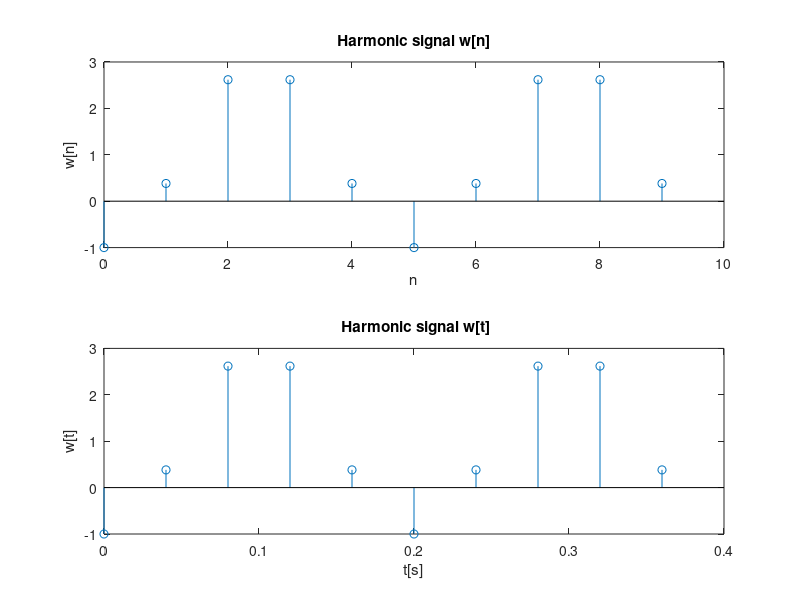
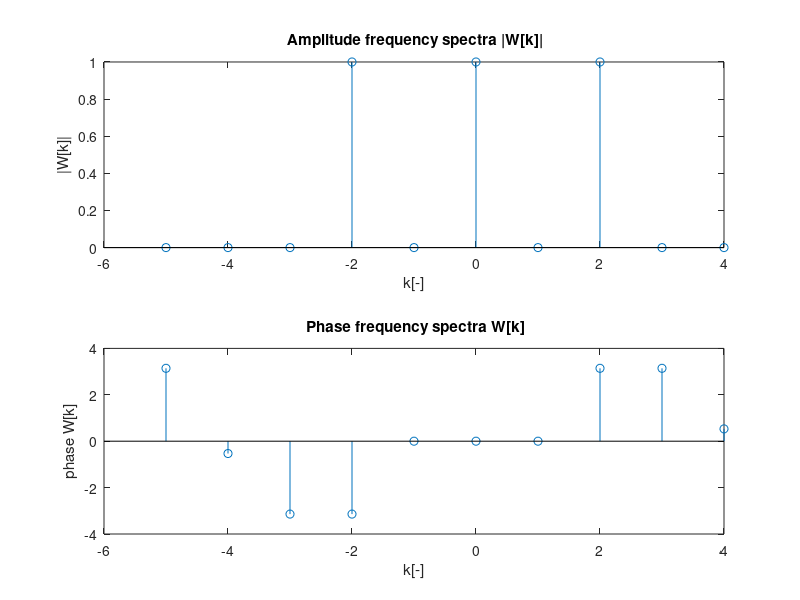
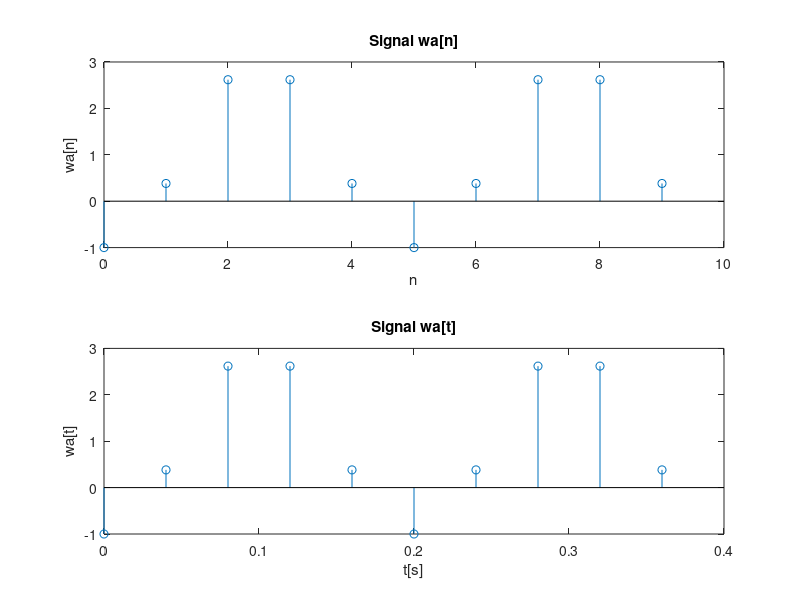
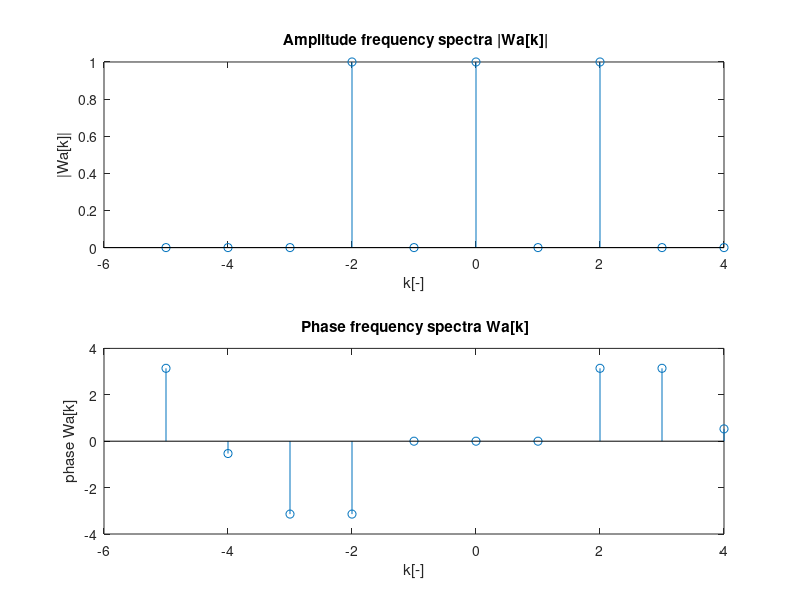

Write the MATLAB code that produced these figures, in order.

clear all;
close all;
clc;

%--------------------------------------------------------------------------
%Example 3_1
%--------------------------------------------------------------------------
clear all;
close all;

%--------------------------------------------------------------------------
%Signal definition w[n]
N=10;            %signal period 
POINT_NUMBER = N; %period numbers
Ts=1/25; %sampling frequency
% Harmonic signal defintion
Wmax = 2;
OMEGA = 10*pi;
phase = -pi;

n=0:1:POINT_NUMBER-1;				%time axe
w=Wmax*cos(OMEGA*n*Ts+phase)+1;		% signal w[n]

%% signal

%Signal graphs w[n]
subplot(2,1,1)
stem(n,w); 
xlabel('n')
ylabel('w[n]')
title('Harmonic signal w[n]')

%Signal graphs w[n]
t1 = Ts.*n;
subplot(2,1,2)
stem(t1,w); 
xlabel('t[s]')
ylabel('w[t]')
title(' Harmonic signal w[t]')




%% fft



W_k1=fft(w);
W_k=fftshift(W_k1);

k = -(POINT_NUMBER/2):1:POINT_NUMBER/2-1;

figure;
subplot(2,1,1)
stem(k,(abs(W_k)/POINT_NUMBER))
xlabel('k[-]')
ylabel('|W[k]|')
title(' Amplitude frequency spectra |W[k]|')

subplot(2,1,2)
stem(k,(atan2(imag(W_k),real(W_k))))
xlabel('k[-]')
ylabel('phase W[k]')
title(' Phase frequency spectra W[k]')



%% window 1

wo = ones(1,POINT_NUMBER);
wa = w.*wo;
figure;
%Signal graphs w[n]
subplot(2,1,1)
stem(n,wa); 
xlabel('n')
ylabel('wa[n]')
title('Signal wa[n]')

%Signal graphs wo[n]
t1 = Ts.*n;
subplot(2,1,2)
stem(t1,wa); 
xlabel('t[s]')
ylabel('wa[t]')
title(['Signal wa[t]'])

%% fft with window 1


wa = w.*wo;


Wa_k1=fft(wa);
Wa_k=fftshift(Wa_k1);

k = -(POINT_NUMBER/2):1:POINT_NUMBER/2-1;

figure;
subplot(2,1,1)
stem(k,(abs(Wa_k)/POINT_NUMBER))
xlabel('k[-]')
ylabel('|Wa[k]|')
title(' Amplitude frequency spectra |Wa[k]|')

subplot(2,1,2)
stem(k,(atan2(imag(Wa_k),real(Wa_k))))
xlabel('k[-]')
ylabel('phase Wa[k]')
title(' Phase frequency spectra Wa[k]')

%% window 2




wo2=1-cos(2*pi*n/(N-1));	


wa2 = w.*wo2;
figure;
%Signal graphs w[n]
subplot(2,1,1)
stem(n,wa2); 
xlabel('n')
ylabel('wa2[n]')
title('Signal wa2[n]')

%Signal graphs wo2[n]
t1 = Ts.*n;
subplot(2,1,2)
stem(t1,wa2); 
xlabel('t[s]')
ylabel('wa2[t]')
title(['Signal wa2[t]'])


%% fft window 2



Wa2_k1=fft(wa2);
Wa2_k=fftshift(Wa2_k1);

k = -(POINT_NUMBER/2):1:POINT_NUMBER/2-1;

figure;
subplot(2,1,1)
stem(k,(abs(Wa2_k)/POINT_NUMBER))
xlabel('k[-]')
ylabel('|Wa2[k]|')
title(' Amplitude frequency spectra |Wa2[k]|')

subplot(2,1,2)
stem(k,(atan2(imag(Wa2_k),real(Wa2_k))))
xlabel('k[-]')
ylabel('phase Wa2[k]')
title(' Phase frequency spectra Wa2[k]')


%% window 3

wo3=1-1.98*cos(2*pi*n/(N-1))+1.29*cos(4*pi*n/(N-1))-0.388*cos(6*pi*n/(N-1))+0.0322*cos(8*pi*n/(N-1));	



wa3 = w.*wo3;
figure;
%Signal graphs w[n]
subplot(2,1,1)
stem(n,wa3); 
xlabel('n')
ylabel('wa3[n]')
title('Signal wa3[n]')

%Signal graphs wo3[n]
t1 = Ts.*n;
subplot(2,1,2)
stem(t1,wa3); 
xlabel('t[s]')
ylabel('wa3[t]')
title(['Signal wa3[t]'])

%% fft 3




Wa3_k1=fft(wa3);
Wa3_k=fftshift(Wa3_k1);

k = -(POINT_NUMBER/2):1:POINT_NUMBER/2-1;

figure;
subplot(2,1,1)
stem(k,(abs(Wa3_k)/POINT_NUMBER))
xlabel('k[-]')
ylabel('|Wa3[k]|')
title(' Amplitude frequency spectra |Wa3[k]|')

subplot(2,1,2)
stem(k,(atan2(imag(Wa3_k),real(Wa3_k))))
xlabel('k[-]')
ylabel('phase Wa3[k]')
title(' Phase frequency spectra Wa3[k]')


%% window 4



n1 = 0:1:(POINT_NUMBER-1)/2;
n2 = (POINT_NUMBER-1)/2 +1/2: 1 : POINT_NUMBER-1;



wo4_1 = 2*n1/(POINT_NUMBER-1);
wo4_2 = 2-2*n2/(POINT_NUMBER-1);
wo4 = [wo4_1, wo4_2];


wa4 = w.*wo4;
figure;
%Signal graphs w[n]
subplot(2,1,1)
stem(n,wa4); 
xlabel('n')
ylabel('wa4[n]')
title('Signal wa4[n]')

%Signal graphs wo4[n]
t1 = Ts.*n;
subplot(2,1,2)
stem(t1,wa4); 
xlabel('t[s]')
ylabel('wa4[t]')
title(['Signal wa4[t]'])


%% fft 4




Wa4_k1=fft(wa4);
Wa4_k=fftshift(Wa4_k1);

k = -(POINT_NUMBER/2):1:POINT_NUMBER/2-1;

figure;
subplot(2,1,1)
stem(k,(abs(Wa4_k)/POINT_NUMBER))
xlabel('k[-]')
ylabel('|Wa4[k]|')
title(' Amplitude frequency spectra |Wa4[k]|')

subplot(2,1,2)
stem(k,(atan2(imag(Wa4_k),real(Wa4_k))))
xlabel('k[-]')
ylabel('phase Wa4[k]')
title(' Phase frequency spectra Wa4[k]')


%% window 5

wo5 = 0.5 - 0.5*cos(2*pi*n/(N-1));

wa5 = w.*wo5;
figure;
%Signal graphs w[n]
subplot(2,1,1)
stem(n,wa5); 
xlabel('n')
ylabel('wa5[n]')
title('Signal wa5[n]')

%Signal graphs wo5[n]
t1 = Ts.*n;
subplot(2,1,2)
stem(t1,wa5); 
xlabel('t[s]')
ylabel('wa5[t]')
title(['Signal wa5[t]'])


%% fft 5




Wa5_k1=fft(wa5);
Wa5_k=fftshift(Wa5_k1);

k = -(POINT_NUMBER/2):1:POINT_NUMBER/2-1;

figure;
subplot(2,1,1)
stem(k,(abs(Wa5_k)/POINT_NUMBER))
xlabel('k[-]')
ylabel('|Wa5[k]|')
title(' Amplitude frequency spectra |Wa5[k]|')

subplot(2,1,2)
stem(k,(atan2(imag(Wa5_k),real(Wa5_k))))
xlabel('k[-]')
ylabel('phase Wa5[k]')
title(' Phase frequency spectra Wa5[k]')










